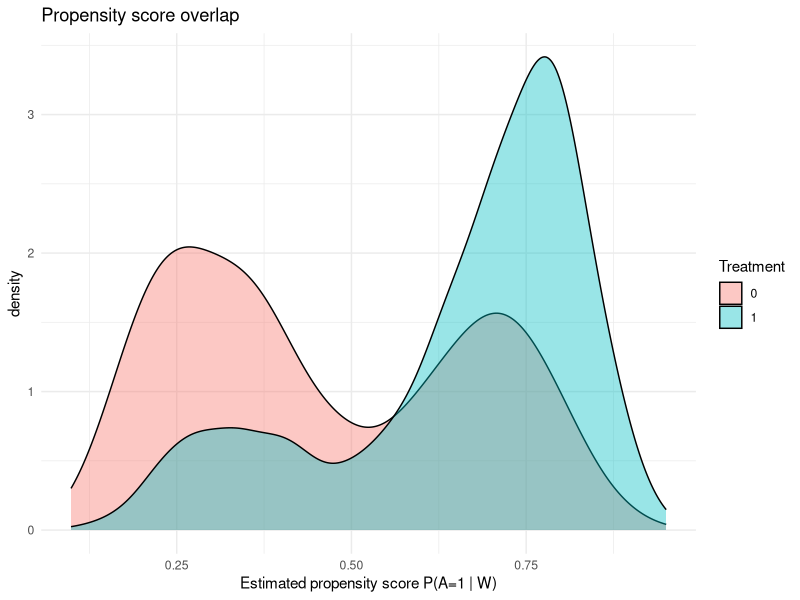

Write R code to recreate this figure.
## ---- chunk 1
library(tidyverse)

set.seed(2025)
n <- 4000

age <- rnorm(n, 75, 6)
cvd <- rbinom(n, 1, plogis(0.12 * (age - 70)))

# Treatment assignment with strong confounding
A <- rbinom(n, 1, plogis(-1 + 0.09 * (age - 70) + 1.5 * cvd))

# Outcome model
Y <- rbinom(n, 1, plogis(-2 + 0.5*A + 0.10*(age - 70) + 1.0*cvd))

dat <- tibble(age, cvd, A, Y)
dat %>% head()
## ---- chunk 2
ps_mod <- glm(A ~ age + cvd, family = binomial, data = dat)
summary(ps_mod)

dat <- dat %>%
  mutate(
    ps = predict(ps_mod, type = "response")
  )

dat %>% 
  summarize(
    min_ps = min(ps),
    max_ps = max(ps)
  )
## ---- chunk 3
ggplot(dat, aes(x = ps, fill = factor(A))) +
  geom_density(alpha = 0.4) +
  labs(
    x = "Estimated propensity score P(A=1 | W)",
    fill = "Treatment",
    title = "Propensity score overlap"
  ) +
  theme_minimal()
## ---- chunk 4
dat <- dat %>%
  mutate(
    w_ipw = if_else(A == 1, 1 / ps, 1 / (1 - ps))
  )

summary(dat$w_ipw)
quantile(dat$w_ipw, probs = c(0.01, 0.99))
## ---- chunk 5
pA <- mean(dat$A)

dat <- dat %>%
  mutate(
    sw_ipw = case_when(
      A == 1 ~ pA / ps,
      A == 0 ~ (1 - pA) / (1 - ps)
    )
  )

summary(dat$sw_ipw)
quantile(dat$sw_ipw, probs = c(0.01, 0.99))
## ---- chunk 6
risk1_ipw <- with(dat, sum(sw_ipw * Y * (A == 1)) / sum(sw_ipw * (A == 1)))
risk0_ipw <- with(dat, sum(sw_ipw * Y * (A == 0)) / sum(sw_ipw * (A == 0)))

ate_ipw <- risk1_ipw - risk0_ipw
c(risk1 = risk1_ipw, risk0 = risk0_ipw, ate = ate_ipw)
## ---- chunk 7
# g computation
g_mod <- glm(Y ~ A + age + cvd, family = binomial, data = dat)
p1_g <- predict(g_mod, newdata = dat %>% mutate(A = 1), type = "response")
p0_g <- predict(g_mod, newdata = dat %>% mutate(A = 0), type = "response")
ate_g <- mean(p1_g - p0_g)

c(ate_gcomp = ate_g, ate_iptw = ate_ipw)
## ---- chunk 8
dat %>%
  summarize(
    min_w = min(sw_ipw),
    max_w = max(sw_ipw),
    mean_w = mean(sw_ipw),
    sd_w = sd(sw_ipw)
  )
## ---- chunk 9
lower <- quantile(dat$sw_ipw, 0.01)
upper <- quantile(dat$sw_ipw, 0.99)

dat <- dat %>%
  mutate(
    sw_trunc = pmin(pmax(sw_ipw, lower), upper)
  )

# recompute ATE with truncated weights
risk1_trunc <- with(dat, sum(sw_trunc * Y * (A == 1)) / sum(sw_trunc * (A == 1)))
risk0_trunc <- with(dat, sum(sw_trunc * Y * (A == 0)) / sum(sw_trunc * (A == 0)))
ate_trunc   <- risk1_trunc - risk0_trunc

c(ate_truncated = ate_trunc)
## ---- chunk 10
sessionInfo()
